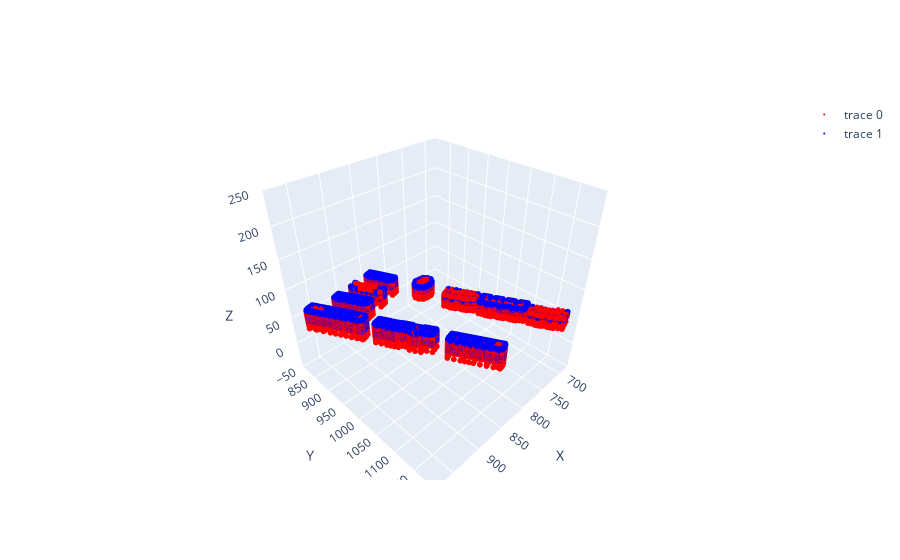

Notebook code cell kept with this figure:
### Code cell
import plotly.graph_objects as go
# Create an empty np array with rows = len(fenestration_objects) and columns = 3
import numpy as np
cp_array = np.empty((len(fenestration_objects), 3))
points = []
for surface in fenestration_objects:
    coordinates = [
            (surface.Vertex_1_Xcoordinate, surface.Vertex_1_Ycoordinate, surface.Vertex_1_Zcoordinate),
            (surface.Vertex_2_Xcoordinate, surface.Vertex_2_Ycoordinate, surface.Vertex_2_Zcoordinate),
            (surface.Vertex_3_Xcoordinate, surface.Vertex_3_Ycoordinate, surface.Vertex_3_Zcoordinate),
            (surface.Vertex_4_Xcoordinate, surface.Vertex_4_Ycoordinate, surface.Vertex_4_Zcoordinate)
        ]
    #extend the points list with the coordinates
    points.extend(coordinates)
# Convert the points list to a NP array
points_array = np.array(points)


# Scatter3D from sampled_df
trace1 = go.Scatter3d(
    x=sampled_df['x'],
    y=sampled_df['y'],
    z=sampled_df['z'],
    mode='markers',
    marker=dict(size=2, color='red') # red color
)

# Scatter3D from points_array
trace2 = go.Scatter3d(
    x=points_array[:,0],
    y=points_array[:,1],
    z=points_array[:,2],
    mode='markers',
    marker=dict(size=2, color='blue') # blue color
)

# Combine traces and set the layout
layout = go.Layout(
    scene=dict(
        xaxis=dict(title='X'),
        yaxis=dict(title='Y'),
        zaxis=dict(title='Z', range=[-50,250]),
    )
)

fig = go.Figure(data=[trace1, trace2], layout=layout)

fig.show()

### Figure 1 — Plotly figure (JSON) as saved in the notebook; plotly's stock layout.template omitted (floating-point values rounded to 4 significant figures; data arrays with more than 128 entries replaced by an {"elided": "..."} marker saying what was removed)
{"data": [{"marker": {"color": "red", "size": 2}, "mode": "markers", "type": "scatter3d", "x": {"elided": "14512 float values"}, "y": {"elided": "14512 float values"}, "z": {"elided": "14512 float values"}}, {"marker": {"color": "blue", "size": 2}, "mode": "markers", "type": "scatter3d", "x": {"elided": "10444 float values"}, "y": {"elided": "10444 float values"}, "z": {"elided": "10444 float values"}}], "layout": {"scene": {"xaxis": {"title": {"text": "X"}}, "yaxis": {"title": {"text": "Y"}}, "zaxis": {"range": [-50, 250], "title": {"text": "Z"}}}}}
